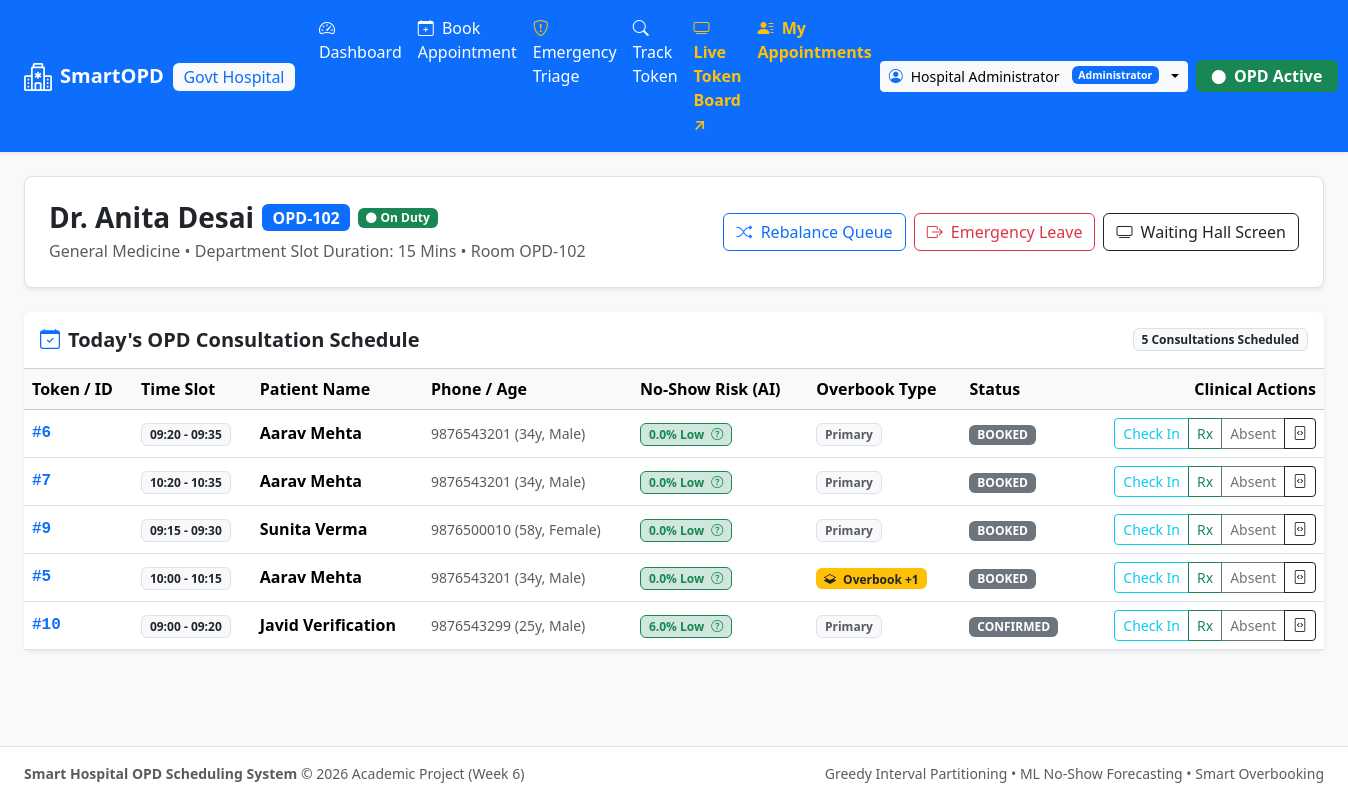
Screenshot of /doctor/2 (signed in) with the database file from the repository.
### src/core/models.py (models this page shows, shortened)
class Doctor(Base):
    __tablename__ = "doctors"
    doctor_id = Column(Integer, primary_key=True, autoincrement=True)
    name = Column(String(120), nullable=False)
    specialization = Column(String(100), nullable=False, index=True)
    room_number = Column(String(20), nullable=False)
    max_daily_capacity = Column(Integer, default=30, nullable=False)
    is_available = Column(Boolean, default=True, nullable=False)
    dept_id = Column(Integer, ForeignKey("departments.dept_id"), nullable=False)
    department = relationship("Department", back_populates="doctors")
    slots = relationship("TimeSlot", back_populates="doctor", cascade="all, delete-orphan")
    appointments = relationship("Appointment", back_populates="doctor")
    triages = relationship("EmergencyTriage", back_populates="doctor")

class Department(Base):
    __tablename__ = "departments"
    dept_id = Column(Integer, primary_key=True, autoincrement=True)
    dept_name = Column(String(100), unique=True, nullable=False, index=True)
    default_slot_duration_mins = Column(Integer, default=15, nullable=False)
    floor_number = Column(Integer, default=1, nullable=False)
    doctors = relationship("Doctor", back_populates="department", cascade="all, delete-orphan")

class Appointment(Base):
    __tablename__ = "appointments"
    appointment_id = Column(Integer, primary_key=True, autoincrement=True)
    patient_id = Column(Integer, ForeignKey("patients.patient_id"), nullable=False)
    doctor_id = Column(Integer, ForeignKey("doctors.doctor_id"), nullable=False)
    slot_id = Column(Integer, ForeignKey("time_slots.slot_id"), nullable=False)
    booking_timestamp = Column(DateTime, default=datetime.now, nullable=False)
    status = Column(SQLEnum(AppointmentStatus), default=AppointmentStatus.BOOKED, nullable=False)
    predicted_no_show_prob = Column(Float, default=0.0, nullable=False)
    is_secondary_overbook = Column(Boolean, default=False, nullable=False)
    patient = relationship("Patient", back_populates="appointments")
    doctor = relationship("Doctor", back_populates="appointments")
    slot = relationship("TimeSlot", back_populates="appointments")

class TimeSlot(Base):
    __tablename__ = "time_slots"
    slot_id = Column(Integer, primary_key=True, autoincrement=True)
    doctor_id = Column(Integer, ForeignKey("doctors.doctor_id"), nullable=False)
    start_time = Column(DateTime, nullable=False, index=True)
    end_time = Column(DateTime, nullable=False)
    is_booked = Column(Boolean, default=False, nullable=False)
    is_overbooked = Column(Boolean, default=False, nullable=False)
    __table_args__ = (
        CheckConstraint("end_time > start_time", name="check_slot_end_after_start"),
        Index("idx_doctor_time_slot", "doctor_id", "start_time", "end_time"),
    )
    doctor = relationship("Doctor", back_populates="slots")
    appointments = relationship("Appointment", back_populates="slot")

class Patient(Base):
    __tablename__ = "patients"
    patient_id = Column(Integer, primary_key=True, autoincrement=True)
    name = Column(String(120), nullable=False)
    age = Column(Integer, nullable=False)
    gender = Column(String(10), nullable=False)
    phone = Column(String(20), unique=True, nullable=False, index=True)
    total_visits = Column(Integer, default=0, nullable=False)
    past_no_shows = Column(Integer, default=0, nullable=False)
    appointments = relationship("Appointment", back_populates="patient")
    triages = relationship("EmergencyTriage", back_populates="patient")

### app.py (the view)
    @app.route("/doctor/<int:doctor_id>")
    def doctor_dashboard(doctor_id):
        user = session.get("user")
        patient = session.get("patient")
        if patient and not user:
            return render_template("404.html", message="Access Denied: Only clinical doctors and administrators can access consultation rooms."), 403
        if not user:
            return redirect(url_for("login", next=request.path))
        if user.get("role") not in ["Doctor", "Administrator"]:
            return render_template("404.html", message="Access Denied: Only clinical doctors and administrators can access consultation rooms."), 403
        if user.get("role") == "Doctor" and user.get("doctor_id") != doctor_id:
            return redirect(url_for("doctor_dashboard", doctor_id=user.get("doctor_id")))
        service = get_service()
        doctor = service.get_doctor_by_id(doctor_id)
        if not doctor:
            return render_template("404.html", message=f"Doctor with ID #{doctor_id} not found."), 404
        appointments = service.session.query(Appointment).filter(
            Appointment.doctor_id == doctor_id
        ).order_by(Appointment.slot_id).all()
        return render_template("doctor_dashboard.html", doctor=doctor, appointments=appointments)

### src/db.py (called while the page is built)
def get_session():
    return ScopedSession()

### src/services.py (called while the page is built, shortened)
    def seed_initial_data_if_empty(self):
        if self.session.query(Department).count() > 0:
            return

    def get_doctor_by_id(self, doctor_id: int) -> Optional[Doctor]:
        return self.session.query(Doctor).filter(Doctor.doctor_id == doctor_id).first()

### templates/doctor_dashboard.html (shortened to what this page needs)
{% extends "base.html" %}
{% block content %}
<div class="row mb-4">
    <div class="col-12">
        <div class="p-4 bg-white rounded-3 shadow-sm border d-flex justify-content-between align-items-center flex-wrap gap-3">
            <div>
                <div class="d-flex align-items-center gap-2 mb-1">
                    <h3 class="fw-bold mb-0 text-dark">{{ doctor.name }}</h3>
                    <span class="badge bg-primary fs-6">{{ doctor.room_number }}</span>
                    {% if doctor.is_available %}
                    <span class="badge bg-success"><i class="bi bi-circle-fill small me-1"></i>On Duty</span>
                    {% else %}
                    <span class="badge bg-danger">On Emergency Leave</span>
                    {% endif %}
                </div>
                <p class="text-muted mb-0">{{ doctor.specialization }} &bull; Department Slot Duration: {{ doctor.department.default_slot_duration_mins }} Mins &bull; Room {{ doctor.room_number }}</p>
            </div>
            <div class="d-flex gap-2 flex-wrap">
                <button class="btn btn-outline-primary" onclick="rebalanceQueue({{ doctor.dept_id }})">
                    <i class="bi bi-shuffle me-1"></i> Rebalance Queue
                </button>
                {% if doctor.is_available %}
                <button class="btn btn-outline-danger" onclick="triggerDoctorLeave({{ doctor.doctor_id }})">
                    <i class="bi bi-box-arrow-right me-1"></i> Emergency Leave
                </button>
                {% else %}
                <button class="btn btn-secondary" disabled>Unavailable</button>
                {% endif %}
                <a href="{{ url_for('token_display') }}" target="_blank" class="btn btn-outline-dark">
                    <i class="bi bi-tv me-1"></i> Waiting Hall Screen
                </a>
            </div>
        </div>
    </div>
</div>
{% set active_appt = None %}
{% for a in appointments %}
    {% if a.status.value == 'IN_CONSULTATION' %}
        {% set active_appt = a %}
    {% endif %}
{% endfor %}
<div class="row">
    <div class="col-12">
        <div class="card shadow-sm border-0">
            <div class="card-header bg-white py-3 d-flex justify-content-between align-items-center flex-wrap gap-2">
                <h5 class="fw-bold mb-0"><i class="bi bi-calendar-check text-primary me-2"></i>Today's OPD Consultation Schedule</h5>
                <span class="badge bg-light text-dark border">{{ appointments|length }} Consultations Scheduled</span>
            </div>
            <div class="table-responsive">
                <table class="table table-hover align-middle mb-0">
                    <thead class="table-light">
                        <tr>
                            <th>Token / ID</th>
                            <th>Time Slot</th>
                            <th>Patient Name</th>
                            <th>Phone / Age</th>
                            <th>No-Show Risk (AI)</th>
                            <th>Overbook Type</th>
                            <th>Status</th>
                            <th class="text-end">Clinical Actions</th>
                        </tr>
                    </thead>
                    <tbody>
                        {% if appointments %}
                            {% for appt in appointments %}
                            <tr id="row-appt-{{ appt.appointment_id }}">
                                <td class="fw-bold font-monospace text-primary">#{{ appt.appointment_id }}</td>
                                <td>
                                    <span class="badge bg-light text-dark border">
                                        {{ appt.slot.start_time.strftime('%H:%M') }} - {{ appt.slot.end_time.strftime('%H:%M') }}
                                    </span>
                                </td>
                                <td class="fw-bold">{{ appt.patient.name }}</td>
                                <td class="text-muted small">{{ appt.patient.phone }} ({{ appt.patient.age }}y, {{ appt.patient.gender }})</td>
                                <td>
                                    {% set risk = (appt.predicted_no_show_prob * 100)|round(1) %}
                                    <a href="javascript:void(0)" onclick="openXAIModal({{ appt.appointment_id }}, '{{ appt.patient.name }}')" class="text-decoration-none">
                                        {% if risk >= 50 %}
                                        <span class="badge bg-danger-subtle text-danger border border-danger">{{ risk }}% High <i class="bi bi-question-circle ms-1"></i></span>
                                        {% elif risk >= 25 %}
                                        <span class="badge bg-warning-subtle text-warning border border-warning">{{ risk }}% Med <i class="bi bi-question-circle ms-1"></i></span>
                                        {% else %}
                                        <span class="badge bg-success-subtle text-success border border-success">{{ risk }}% Low <i class="bi bi-question-circle ms-1"></i></span>
                                        {% endif %}
                                    </a>
                                </td>
                                <td>
                                    {% if appt.is_secondary_overbook %}
                                    <span class="badge bg-warning text-dark"><i class="bi bi-layers-half me-1"></i> Overbook +1</span>
                                    {% else %}
                                    <span class="badge bg-light text-muted border">Primary</span>
                                    {% endif %}
                                </td>
                                <td>
                                    {% if appt.status.value == 'COMPLETED' %}
                                    <span class="badge bg-success">COMPLETED</span>
                                    {% elif appt.status.value == 'IN_CONSULTATION' %}
                                    <span class="badge bg-primary">IN CONSULTATION</span>
                                    {% elif appt.status.value == 'CHECKED_IN' %}
                                    <span class="badge bg-info text-dark">WAITING</span>
                                    {% elif appt.status.value == 'CANCELLED' %}
                                    <span class="badge bg-danger">CANCELLED</span>
                                    {% elif appt.status.value == 'NO_SHOW' %}
                                    <span class="badge bg-secondary">NO-SHOW</span>
                                    {% else %}
                                    <span class="badge bg-secondary">{{ appt.status.value }}</span>
                                    {% endif %}
                                </td>
                                <td class="text-end">
                                    <div class="btn-group btn-group-sm">
                                        {% if appt.status.value == 'BOOKED' or appt.status.value == 'CONFIRMED' %}
                                        <button class="btn btn-outline-info" onclick="updateApptStatus({{ appt.appointment_id }}, 'CHECKED_IN')" title="Mark Patient Arrived">Check In</button>
                                        {% endif %}
                                        <button class="btn btn-outline-success" onclick="openPrescriptionModal({{ appt.appointment_id }}, '{{ appt.patient.name }}')" title="Prescription & Done">Rx</button>
                                        <button class="btn btn-outline-secondary" onclick="updateApptStatus({{ appt.appointment_id }}, 'NO_SHOW')" title="Mark No Show">Absent</button>
                                        <a href="/api/fhir/Appointment/{{ appt.appointment_id }}" target="_blank" class="btn btn-outline-dark" title="FHIR v4 JSON"><i class="bi bi-file-code"></i></a>
                                    </div>
                                </td>
                            </tr>
                            {% endfor %}
                        {% else %}
                            <tr>
                                <td colspan="8" class="text-center py-4 text-muted">
                                    No appointments currently scheduled for Dr. {{ doctor.name }}.
                                </td>
                            </tr>
                        {% endif %}
                    </tbody>
                </table>
            </div>
        </div>
    </div>
</div>
{% endblock %}

### static/css/style.css (style rules this page uses)
:root { --primary-color: #0d6efd; --success-color: #198754; --warning-color: #ffc107; --danger-color: #dc3545; --info-color: #0dcaf0; --card-shadow: 0 0.125rem 0.25rem rgba(0, 0, 0, 0.075); }
body { background-color: #f8fafc; color: #1e293b; font-family: system-ui, -apple-system, "Segoe UI", Roboto, "Helvetica Neue", Arial, sans-serif; }

### rows the page displays
Doctor: name "Dr. Anita Desai", room_number "OPD-102", specialization "General Medicine"
Department: department.default_slot_duration_mins "15"
Appointment: appointment_id "6", slot.start_time "09:20", slot.end_time "09:35", patient.name "Aarav Mehta", patient.phone "9876543201", patient.age "34", patient.gender "Male", predicted_no_show_prob "0.0", is_secondary_overbook "Primary", status.value "BOOKED"
Appointment: appointment_id "7", slot.start_time "10:20", slot.end_time "10:35", patient.name "Aarav Mehta", patient.phone "9876543201", patient.age "34", patient.gender "Male", predicted_no_show_prob "0.0", is_secondary_overbook "Primary", status.value "BOOKED"
Appointment: appointment_id "9", slot.start_time "09:15", slot.end_time "09:30", patient.name "Sunita Verma", patient.phone "9876500010", patient.age "58", patient.gender "Female", predicted_no_show_prob "0.0", is_secondary_overbook "Primary", status.value "BOOKED"
Appointment: appointment_id "5", slot.start_time "10:00", slot.end_time "10:15", patient.name "Aarav Mehta", patient.phone "9876543201", patient.age "34", patient.gender "Male", predicted_no_show_prob "0.0", is_secondary_overbook True (drawn), status.value "BOOKED"
Appointment: appointment_id "10", slot.start_time "09:00", slot.end_time "09:20", patient.name "Javid Verification", patient.phone "9876543299", patient.age "25", patient.gender "Male", risk "6.0", is_secondary_overbook "Primary", status.value "CONFIRMED"

### other values shown
{{ session['user'].get('name', 'Staff') }} "Hospital Administrator"
{{ session['user'].get('role', 'Staff') }} "Administrator"
{{ appointments|length }} "5"
